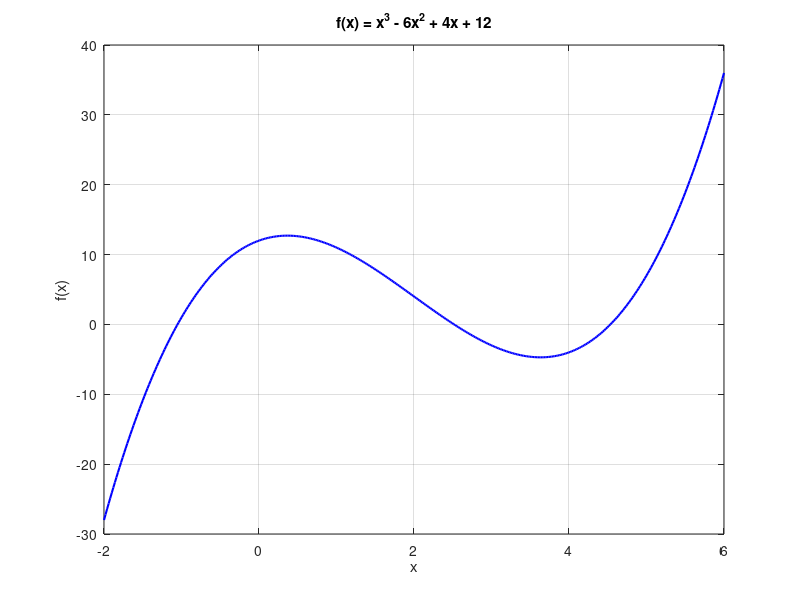
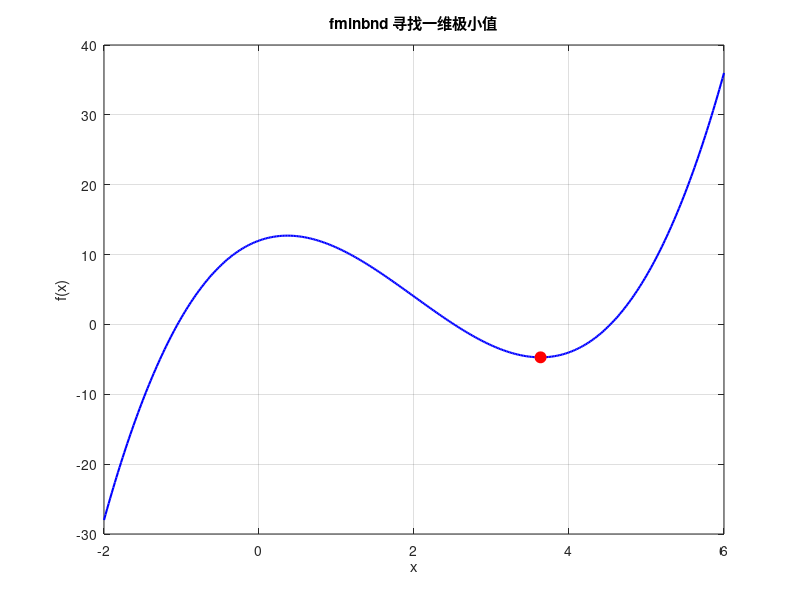

MATLAB code to generate these figures, in order:
%% 展示
clc; clear;
% 定义函数
f = @(x) x.^3 - 6*x.^2 + 4*x + 12;
% 可视化
x = linspace(-2, 6, 400);
y = f(x);
figure; plot(x, y, 'b-', 'LineWidth',1.5);
grid on; hold on;
title("f(x) = x^3 - 6x^2 + 4x + 12");
xlabel("x"); ylabel("f(x)");

%% 求解
f = @(x) x.^3 - 6*x.^2 + 4*x + 12; % 使用 .^ 是为了支持向量输入
[x_min, fval] = fminbnd(f, -2, 6); % 调用 fminbnd 在给定区间[-2,6]内寻找极小值
x = linspace(-2, 6, 400);          % 在 [-2,6] 上取 400 个点画曲线
y = f(x);
figure; plot(x, y, 'b-', 'LineWidth',1.5); hold on; % 画出函数曲线
plot(x_min, fval, 'ro', 'MarkerSize',8, 'MarkerFaceColor','r'); % 在图上用红点标出极小值点 (x_min, fval)
% 美化图像
grid on;
title("fminbnd 寻找一维极小值");
xlabel("x"); ylabel("f(x)");
fprintf("best x = %.4f, f(x) = %.4f\n", x_min, fval);
